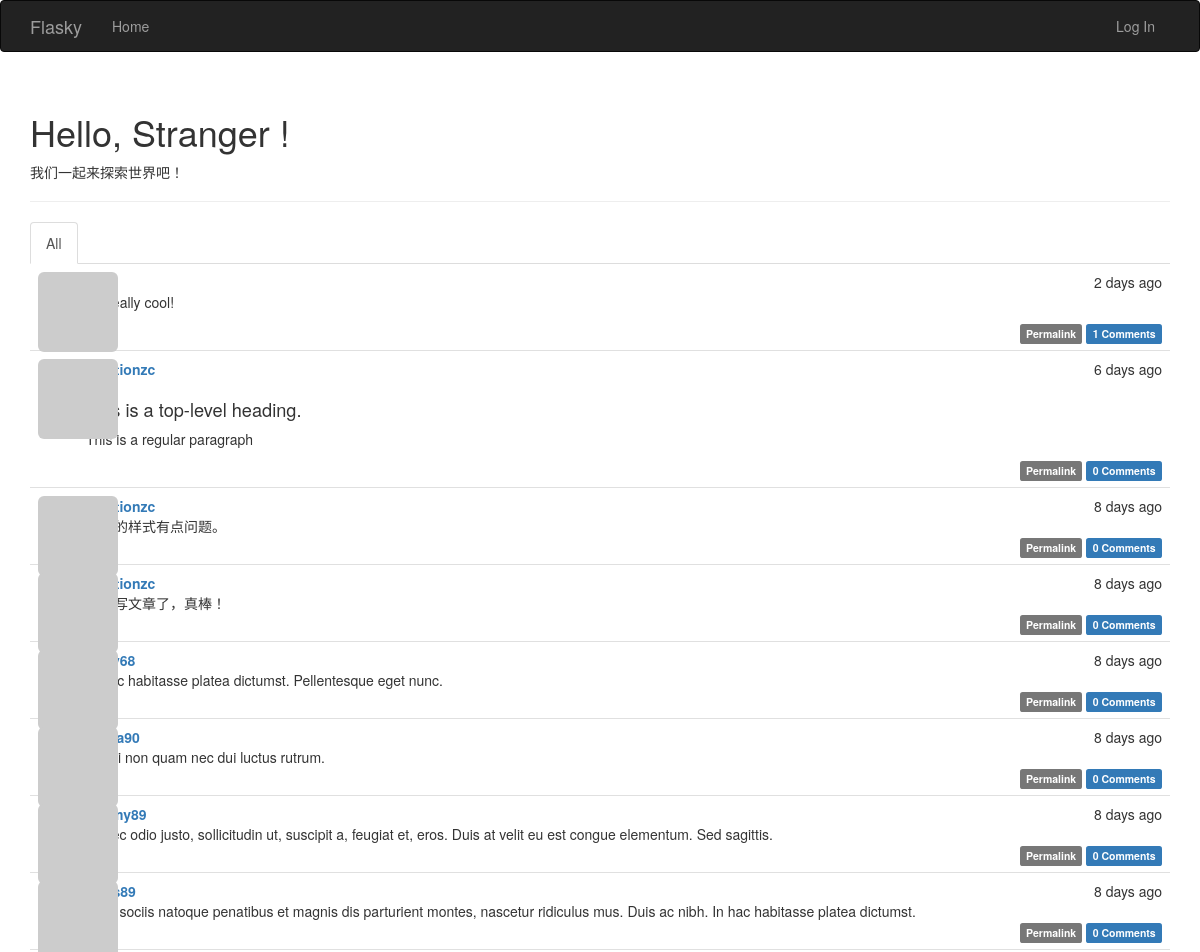
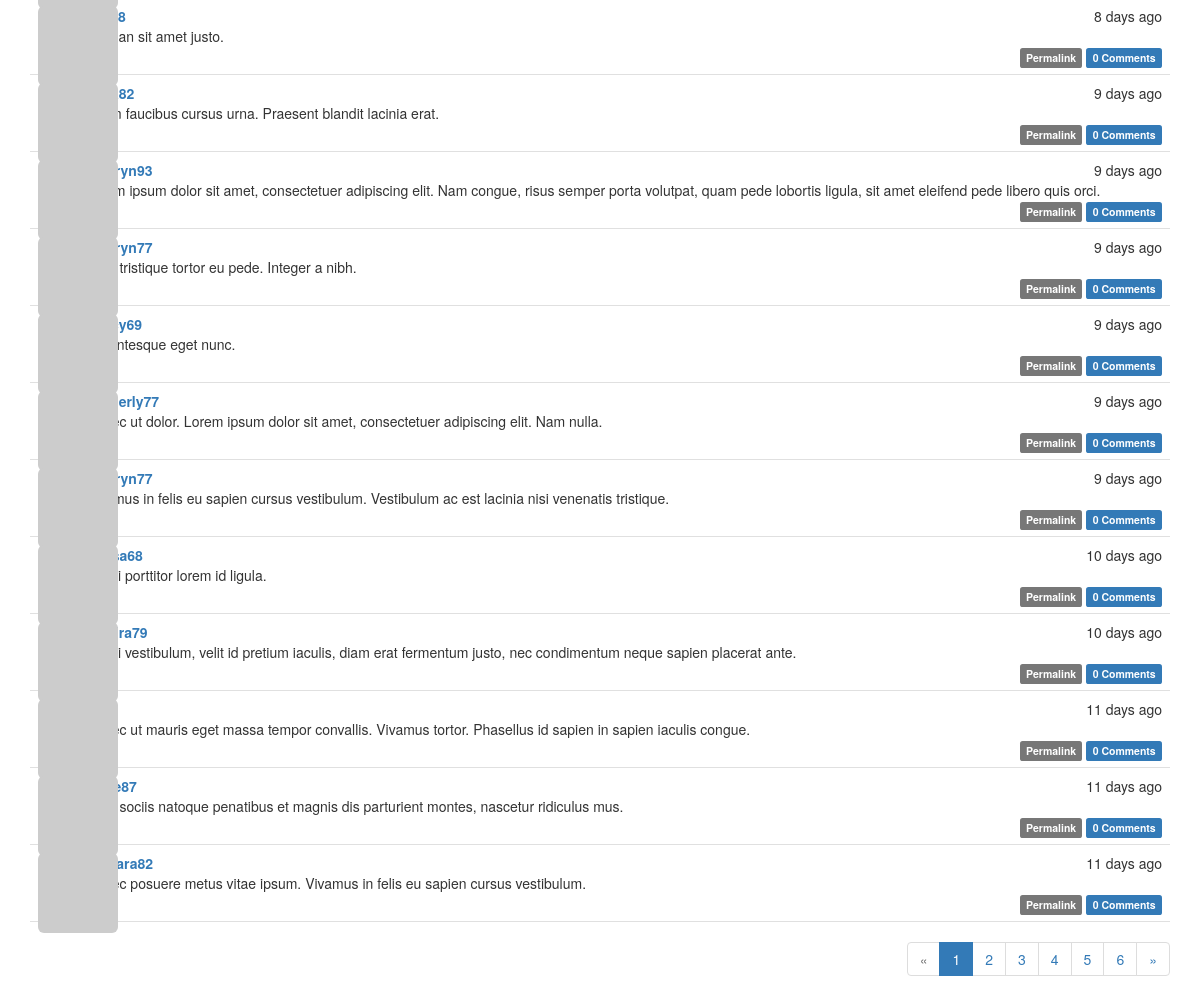
The page / on the database its author committed (2 pictures, top to bottom).
### app/models.py (models this page shows, shortened)
class Post(db.Model):
    __tablename__ = 'posts'
    id = db.Column(db.Integer, primary_key = True)
    body = db.Column(db.Text)
    timestamp = db.Column(db.DateTime, index = True, default = datetime.utcnow)
    author_id = db.Column(db.Integer, db.ForeignKey('users.id'))
    body_html = db.Column(db.Text)
    comments = db.relationship('Comment', backref = 'post', lazy= 'dynamic')

class User(UserMixin, db.Model):
    __tablename__ = 'users'
    id = db.Column(db.Integer, primary_key = True)
    email = db.Column(db.String(64), unique = True, index = True)
    username = db.Column(db.String(64), unique = True, index = True)
    role_id = db.Column(db.Integer, db.ForeignKey('roles.id'))
    password_hash = db.Column(db.String(128))
    confirmed = db.Column(db.Boolean, default = False)
    name = db.Column(db.String(64))
    location = db.Column(db.String(64))
    about_me = db.Column(db.Text())
    member_since = db.Column(db.DateTime(), default = datetime.utcnow)
    last_seen = db.Column(db.DateTime(), default = datetime.utcnow)
    avatar_hash = db.Column(db.String(32))
    posts = db.relationship('Post', backref = 'author', lazy = 'dynamic')
    followed = db.relationship('Follow',
                               foreign_keys = [Follow.follower_id],
                               backref = db.backref('follower', lazy = 'joined'),
                               lazy = 'dynamic',
                               cascade = 'all, delete-orphan')
    followers = db.relationship('Follow',
                                foreign_keys = [Follow.followed_id],
                                backref = db.backref('followed', lazy = 'joined'),
                                lazy = 'dynamic',
                                cascade = 'all, delete-orphan')
    comments = db.relationship('Comment', backref = 'author', lazy = 'dynamic')
    @property
    def password(self):
        raise AttributeError('password is not a readable attribute')
    def gravatar(self, size = 100, default = 'identicon', rating = 'g'):
        if request.is_secure:
            url = 'https://cn.gravatar.com/avatar'
        else:
            url = 'http://cn.gravatar.com/avatar'
        hash = self.avatar_hash or hashlib.md5(self.email.encode('utf-8')).hexdigest()
        return '{url}/{hash}?s={size}&d={default}&r={rating}'.format(
            url = url, hash = hash, size = size, default = default, rating = rating)

### app/main/views.py (the view)
@main.route('/', methods = ['GET', 'POST'])
def index():
    form = PostForm()
    if current_user.can(Permission.WRITE_ARTICLES) and \
            form.validate_on_submit():
        post = Post(body = form.body.data,
                    author = current_user._get_current_object())
        db.session.add(post)
        return redirect(url_for('.index'))
    page = request.args.get('page', 1, type = int)
    show_followed = False
    if current_user.is_authenticated:
        show_followed = bool(request.cookies.get('show_followed', ''))
    if show_followed:
        query = current_user.followed_posts
    else:
        query = Post.query
    pagination = query.order_by(Post.timestamp.desc()).paginate(
        page, per_page = current_app.config['FLASKY_POSTS_PER_PAGE'],
        error_out = False)
    posts = pagination.items
    return render_template('index.html', form = form, posts = posts,
                           show_followed = show_followed, pagination = pagination)

### app/auth/views.py (called while the page is built)
@auth.before_app_request
def before_request():
    if current_user.is_authenticated:
        current_user.ping()
        if not current_user.confirmed \
            and request.endpoint[:5] != 'auth.' \
            and request.endpoint != 'static':
            return redirect(url_for('auth.unconfirmed'))

### app/main/__init__.py (called while the page is built)
@main.app_context_processor
def inject_permissions():
    return dict(Permission = Permission)

### app/models.py (called while the page is built)
    def can(slef, permissions):
        return False

    def is_administrator(self):
        return False

### app/templates/index.html (shortened to what this page needs)
{% extends "base.html" %}
{% import "bootstrap/wtf.html" as wtf %}
{% import "_macros.html" as macros %}
{% block page_content %}
<div class="page-header">
    <h1>Hello, {% if current_user.is_authenticated %} {{ current_user.username}} {% else %} Stranger {% endif %}! </h1>
    <p>我们一起来探索世界吧！</p>
</div>
<div class="post-tabs">
    <ul class="nav nav-tabs">
        <li{% if not show_followed %} class="active"{% endif %}><a href="{{ url_for('.show_all') }}">All</a></li>
    </ul>
    {% include '_posts.html' %}
</div>
{% if pagination %}
<div class="pagination">
    {{ macros.pagination_widget(pagination, '.index') }}
</div>
{% endif %}
{% endblock %}

### app/templates/_posts.html (shortened to what this page needs)
<ul class="posts">
    {% for post in posts %}
    <li class="post">
        <div class="post-thumbnail">
            <a href="{{ url_for('.user', username=post.author.username) }}">
                <img class="img-rounded profile-thumbnail" src="{{ post.author.gravatar(size=40) }}">
            </a>
        </div>
        <div class="post-content">
            <div class="post-date">{{ moment(post.timestamp).fromNow() }}</div>
            <div class="post-author"><a href="{{ url_for('.user', username=post.author.username) }}">{{ post.author.username }}</a></div>
            <div class="post-body">
                {% if post.body_html %}
                    {{ post.body_html | safe }}
                {% else %}
                    {{ post.body }}
                {% endif %}
            </div>
            <div class="post-footer">
                <a href="{{ url_for('.post', id=post.id) }}">
                    <span class="label label-default">Permalink</span>
                </a>
                <a href="{{ url_for('.post', id=post.id )}}#comments">
                    <span class="label label-primary">{{ post.comments.count() }} Comments</span>
                </a>
            </div>
        </div>
    </li>
    {% endfor %}
</ul>

### app/static/styles.css (style rules this page uses)
.profile-thumbnail { position: absolute; }
div.post-tabs { margin-top: 16px; }
ul.posts { list-style-type: none; padding: 0px; margin: 16px 0px 0px 0px; border-top: 1px solid #e0e0e0; }
div.post-tabs ul.posts { margin: 0px; border-top: none; }
ul.posts li.post { padding: 8px; border-bottom: 1px solid #e0e0e0; }
div.post-date { float: right; }
div.post-author { font-weight: bold; }
div.post-thumbnail { position: absolute; }
div.post-content { margin-left: 48px; min-height: 48px; }
div.post-footer { text-align: right; }
div.pagination { width: 100%; text-align: right; padding: 0px; margin: 0px; }
.post-body h2 { font-size: 130%; }

### rows shown on the page
Post: timestamp "2 days ago", body_html "It's really cool!", comments.count "1"
Post: timestamp "6 days ago", author.username "junctionzc", body_html "This is a top-level heading. This is a regular paragraph", comments.count "0"
Post: timestamp "8 days ago", author.username "junctionzc", body "书本的样式有点问题。", comments.count "0"
Post: timestamp "8 days ago", author.username "junctionzc", body "可以写文章了，真棒！", comments.count "0"
Post: timestamp "8 days ago", body "In hac habitasse platea dictumst. Pellentesque eget nunc.", comments.count "0"
Post: timestamp "8 days ago", body "Morbi non quam nec dui luctus rutrum.", comments.count "0"
Post: timestamp "8 days ago", body "Donec odio justo, sollicitudin ut, suscipit a, feugiat et, eros. Duis at velit eu est congue elementum. Sed sagittis.", comments.count "0"
Post: timestamp "8 days ago", body "Cum sociis natoque penatibus et magnis dis parturient montes, nascetur ridiculus mus. Duis ac nibh. In hac habitasse platea dictumst.", comments.count "0"
Post: timestamp "8 days ago", body "Aenean sit amet justo.", comments.count "0"
Post: timestamp "9 days ago", body "Etiam faucibus cursus urna. Praesent blandit lacinia erat.", comments.count "0"
Post: timestamp "9 days ago", author.username "kathryn93", body "Lorem ipsum dolor sit amet, consectetuer adipiscing elit. Nam congue, risus semper porta volutpat, quam pede lobortis ligula, sit amet eleifend pede libero quis orci.", comments.count "0"
Post: timestamp "9 days ago", author.username "kathryn77", body "Nam tristique tortor eu pede. Integer a nibh.", comments.count "0"
Post: timestamp "9 days ago", body "Pellentesque eget nunc.", comments.count "0"
Post: timestamp "9 days ago", author.username "kimberly77", body "Donec ut dolor. Lorem ipsum dolor sit amet, consectetuer adipiscing elit. Nam nulla.", comments.count "0"
Post: timestamp "9 days ago", author.username "kathryn77", body "Vivamus in felis eu sapien cursus vestibulum. Vestibulum ac est lacinia nisi venenatis tristique.", comments.count "0"
Post: timestamp "10 days ago", body "Morbi porttitor lorem id ligula.", comments.count "0"
Post: timestamp "10 days ago", body "Morbi vestibulum, velit id pretium iaculis, diam erat fermentum justo, nec condimentum neque sapien placerat ante.", comments.count "0"
Post: timestamp "11 days ago", body "Donec ut mauris eget massa tempor convallis. Vivamus tortor. Phasellus id sapien in sapien iaculis congue.", comments.count "0"
Post: timestamp "11 days ago", body "Cum sociis natoque penatibus et magnis dis parturient montes, nascetur ridiculus mus.", comments.count "0"
Post: timestamp "11 days ago", author.username "barbara82", body "Donec posuere metus vitae ipsum. Vivamus in felis eu sapien cursus vestibulum.", comments.count "0"

### other values the page prints
{{ p }} "1"
{{ p }} "2" "3" "4" "5" "6"
